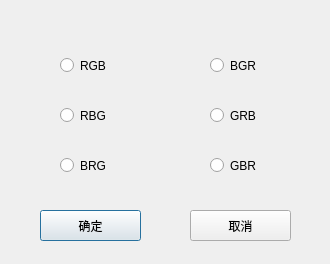
<?xml version="1.0" encoding="UTF-8"?>
<ui version="4.0">
 <class>QPescolDialog</class>
 <widget class="QDialog" name="QPescolDialog">
  <property name="geometry">
   <rect>
    <x>0</x>
    <y>0</y>
    <width>330</width>
    <height>264</height>
   </rect>
  </property>
  <property name="windowTitle">
   <string>假彩色变换</string>
  </property>
  <property name="windowIcon">
   <iconset resource="picdealsrc.qrc">
    <normaloff>:/resources/PicDeal.ico</normaloff>:/resources/PicDeal.ico</iconset>
  </property>
  <widget class="QRadioButton" name="RGB">
   <property name="geometry">
    <rect>
     <x>60</x>
     <y>50</y>
     <width>111</width>
     <height>31</height>
    </rect>
   </property>
   <property name="text">
    <string>RGB</string>
   </property>
  </widget>
  <widget class="QRadioButton" name="RBG">
   <property name="geometry">
    <rect>
     <x>60</x>
     <y>100</y>
     <width>111</width>
     <height>31</height>
    </rect>
   </property>
   <property name="text">
    <string>RBG</string>
   </property>
  </widget>
  <widget class="QRadioButton" name="BRG">
   <property name="geometry">
    <rect>
     <x>60</x>
     <y>150</y>
     <width>111</width>
     <height>31</height>
    </rect>
   </property>
   <property name="text">
    <string>BRG</string>
   </property>
  </widget>
  <widget class="QRadioButton" name="BGR">
   <property name="geometry">
    <rect>
     <x>210</x>
     <y>50</y>
     <width>121</width>
     <height>31</height>
    </rect>
   </property>
   <property name="text">
    <string>BGR</string>
   </property>
  </widget>
  <widget class="QRadioButton" name="GRB">
   <property name="geometry">
    <rect>
     <x>210</x>
     <y>100</y>
     <width>111</width>
     <height>31</height>
    </rect>
   </property>
   <property name="text">
    <string>GRB</string>
   </property>
  </widget>
  <widget class="QRadioButton" name="GBR">
   <property name="geometry">
    <rect>
     <x>210</x>
     <y>150</y>
     <width>111</width>
     <height>31</height>
    </rect>
   </property>
   <property name="text">
    <string>GBR</string>
   </property>
  </widget>
  <widget class="QPushButton" name="BNOK">
   <property name="geometry">
    <rect>
     <x>40</x>
     <y>210</y>
     <width>101</width>
     <height>31</height>
    </rect>
   </property>
   <property name="text">
    <string>确定</string>
   </property>
  </widget>
  <widget class="QPushButton" name="BNCAL">
   <property name="geometry">
    <rect>
     <x>190</x>
     <y>210</y>
     <width>101</width>
     <height>31</height>
    </rect>
   </property>
   <property name="text">
    <string>取消</string>
   </property>
  </widget>
 </widget>
 <resources>
  <include location="picdealsrc.qrc"/>
 </resources>
 <connections/>
</ui>
